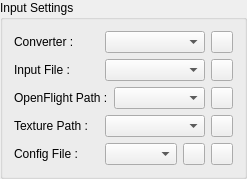
    <widget class="QGroupBox" name="groupBox_InputSettings">
     <property name="acceptDrops">
      <bool>false</bool>
     </property>
     <property name="toolTip">
      <string/>
     </property>
     <property name="title">
      <string>Input Settings</string>
     </property>
     <property name="flat">
      <bool>false</bool>
     </property>
     <property name="checkable">
      <bool>false</bool>
     </property>
     <layout class="QVBoxLayout" name="verticalLayout">
      <item>
       <layout class="QHBoxLayout" name="horizontalLayout">
        <item>
         <widget class="QLabel" name="label_2">
          <property name="minimumSize">
           <size>
            <width>85</width>
            <height>0</height>
           </size>
          </property>
          <property name="toolTip">
           <string>Choose a converter.</string>
          </property>
          <property name="text">
           <string>Converter :</string>
          </property>
         </widget>
        </item>
        <item>
         <widget class="QComboBox" name="comboBox_Converter">
          <property name="sizePolicy">
           <sizepolicy hsizetype="Expanding" vsizetype="Fixed">
            <horstretch>0</horstretch>
            <verstretch>0</verstretch>
           </sizepolicy>
          </property>
          <property name="toolTip">
           <string>The converters you picked last time are displayed here.</string>
          </property>
          <property name="editable">
           <bool>false</bool>
          </property>
          <property name="insertPolicy">
           <enum>QComboBox::InsertAtBottom</enum>
          </property>
         </widget>
        </item>
        <item>
         <widget class="QPushButton" name="pushButton_Converter">
          <property name="minimumSize">
           <size>
            <width>0</width>
            <height>0</height>
           </size>
          </property>
          <property name="maximumSize">
           <size>
            <width>22</width>
            <height>22</height>
           </size>
          </property>
          <property name="text">
           <string/>
          </property>
          <property name="icon">
           <iconset resource="images.qrc">
            <normaloff>:/Resources/folder.png</normaloff>:/Resources/folder.png</iconset>
          </property>
          <property name="iconSize">
           <size>
            <width>14</width>
            <height>14</height>
           </size>
          </property>
         </widget>
        </item>
       </layout>
      </item>
      <item>
       <layout class="QHBoxLayout" name="horizontalLayout_5">
        <item>
         <widget class="QLabel" name="label_4">
          <property name="minimumSize">
           <size>
            <width>85</width>
            <height>0</height>
           </size>
          </property>
          <property name="toolTip">
           <string>Input file.</string>
          </property>
          <property name="text">
           <string>Input File :</string>
          </property>
         </widget>
        </item>
        <item>
         <widget class="QComboBox" name="comboBox_InputFile">
          <property name="sizePolicy">
           <sizepolicy hsizetype="Expanding" vsizetype="Fixed">
            <horstretch>0</horstretch>
            <verstretch>0</verstretch>
           </sizepolicy>
          </property>
          <property name="acceptDrops">
           <bool>false</bool>
          </property>
          <property name="toolTip">
           <string>Input file.</string>
          </property>
          <property name="editable">
           <bool>false</bool>
          </property>
          <property name="maxVisibleItems">
           <number>25</number>
          </property>
          <property name="insertPolicy">
           <enum>QComboBox::InsertAtBottom</enum>
          </property>
         </widget>
        </item>
        <item>
         <widget class="QPushButton" name="pushButton_InputFile">
          <property name="minimumSize">
           <size>
            <width>0</width>
            <height>0</height>
           </size>
          </property>
          <property name="maximumSize">
           <size>
            <width>22</width>
            <height>22</height>
           </size>
          </property>
          <property name="text">
           <string/>
          </property>
          <property name="icon">
           <iconset resource="images.qrc">
            <normaloff>:/Resources/folder.png</normaloff>:/Resources/folder.png</iconset>
          </property>
          <property name="iconSize">
           <size>
            <width>14</width>
            <height>14</height>
           </size>
          </property>
         </widget>
        </item>
       </layout>
      </item>
      <item>
       <layout class="QHBoxLayout" name="horizontalLayout_2">
        <item>
         <widget class="QLabel" name="label_3">
          <property name="minimumSize">
           <size>
            <width>85</width>
            <height>0</height>
           </size>
          </property>
          <property name="toolTip">
           <string>This is the folder where the .flt files are stored.</string>
          </property>
          <property name="text">
           <string>OpenFlight Path :</string>
          </property>
         </widget>
        </item>
        <item>
         <widget class="QComboBox" name="comboBox_OpenFlightPath">
          <property name="sizePolicy">
           <sizepolicy hsizetype="Expanding" vsizetype="Fixed">
            <horstretch>0</horstretch>
            <verstretch>0</verstretch>
           </sizepolicy>
          </property>
          <property name="toolTip">
           <string>This is the folder where the .flt files are stored.</string>
          </property>
          <property name="editable">
           <bool>false</bool>
          </property>
          <property name="insertPolicy">
           <enum>QComboBox::InsertAtBottom</enum>
          </property>
         </widget>
        </item>
        <item>
         <widget class="QPushButton" name="pushButton__OpenFlightPath">
          <property name="minimumSize">
           <size>
            <width>0</width>
            <height>0</height>
           </size>
          </property>
          <property name="maximumSize">
           <size>
            <width>22</width>
            <height>22</height>
           </size>
          </property>
          <property name="text">
           <string/>
          </property>
          <property name="icon">
           <iconset resource="images.qrc">
            <normaloff>:/Resources/preferences.png</normaloff>:/Resources/preferences.png</iconset>
          </property>
          <property name="iconSize">
           <size>
            <width>14</width>
            <height>14</height>
           </size>
          </property>
         </widget>
        </item>
       </layout>
      </item>
      <item>
       <layout class="QHBoxLayout" name="horizontalLayout_7">
        <item>
         <widget class="QLabel" name="label_8">
          <property name="minimumSize">
           <size>
            <width>85</width>
            <height>0</height>
           </size>
          </property>
          <property name="toolTip">
           <string>This is the folder where the texures are stored.</string>
          </property>
          <property name="text">
           <string>Texture Path :</string>
          </property>
         </widget>
        </item>
        <item>
         <widget class="QComboBox" name="comboBox_TextureInput">
          <property name="sizePolicy">
           <sizepolicy hsizetype="Expanding" vsizetype="Fixed">
            <horstretch>0</horstretch>
            <verstretch>0</verstretch>
           </sizepolicy>
          </property>
          <property name="toolTip">
           <string>This is the folder where the texures are stored.</string>
          </property>
          <property name="editable">
           <bool>false</bool>
          </property>
          <property name="insertPolicy">
           <enum>QComboBox::InsertAtBottom</enum>
          </property>
         </widget>
        </item>
        <item>
         <widget class="QPushButton" name="pushButton_TextureInput">
          <property name="minimumSize">
           <size>
            <width>0</width>
            <height>0</height>
           </size>
          </property>
          <property name="maximumSize">
           <size>
            <width>22</width>
            <height>22</height>
           </size>
          </property>
          <property name="text">
           <string/>
          </property>
          <property name="icon">
           <iconset resource="images.qrc">
            <normaloff>:/Resources/preferences.png</normaloff>:/Resources/preferences.png</iconset>
          </property>
          <property name="iconSize">
           <size>
            <width>14</width>
            <height>14</height>
           </size>
          </property>
         </widget>
        </item>
       </layout>
      </item>
      <item>
       <layout class="QHBoxLayout" name="horizontalLayout_6">
        <item>
         <widget class="QLabel" name="label_7">
          <property name="minimumSize">
           <size>
            <width>85</width>
            <height>0</height>
           </size>
          </property>
          <property name="toolTip">
           <string>System configuration file.</string>
          </property>
          <property name="text">
           <string>Config File :</string>
          </property>
         </widget>
        </item>
        <item>
         <widget class="QComboBox" name="comboBox_ConfigFile">
          <property name="sizePolicy">
           <sizepolicy hsizetype="Expanding" vsizetype="Fixed">
            <horstretch>0</horstretch>
            <verstretch>0</verstretch>
           </sizepolicy>
          </property>
          <property name="toolTip">
           <string>System configuration file.</string>
          </property>
          <property name="editable">
           <bool>false</bool>
          </property>
          <property name="insertPolicy">
           <enum>QComboBox::InsertAtBottom</enum>
          </property>
         </widget>
        </item>
        <item>
         <widget class="QPushButton" name="pushButton_ConfigFile">
          <property name="minimumSize">
           <size>
            <width>0</width>
            <height>0</height>
           </size>
          </property>
          <property name="maximumSize">
           <size>
            <width>22</width>
            <height>22</height>
           </size>
          </property>
          <property name="text">
           <string/>
          </property>
          <property name="icon">
           <iconset resource="images.qrc">
            <normaloff>:/Resources/folder.png</normaloff>:/Resources/folder.png</iconset>
          </property>
          <property name="iconSize">
           <size>
            <width>14</width>
            <height>14</height>
           </size>
          </property>
         </widget>
        </item>
        <item>
         <widget class="QPushButton" name="pushButton_ReadConfigFile">
          <property name="minimumSize">
           <size>
            <width>0</width>
            <height>0</height>
           </size>
          </property>
          <property name="maximumSize">
           <size>
            <width>22</width>
            <height>22</height>
           </size>
          </property>
          <property name="text">
           <string/>
          </property>
          <property name="icon">
           <iconset resource="images.qrc">
            <normaloff>:/Resources/preferences.png</normaloff>:/Resources/preferences.png</iconset>
          </property>
          <property name="iconSize">
           <size>
            <width>14</width>
            <height>14</height>
           </size>
          </property>
         </widget>
        </item>
       </layout>
      </item>
     </layout>
    </widget>
